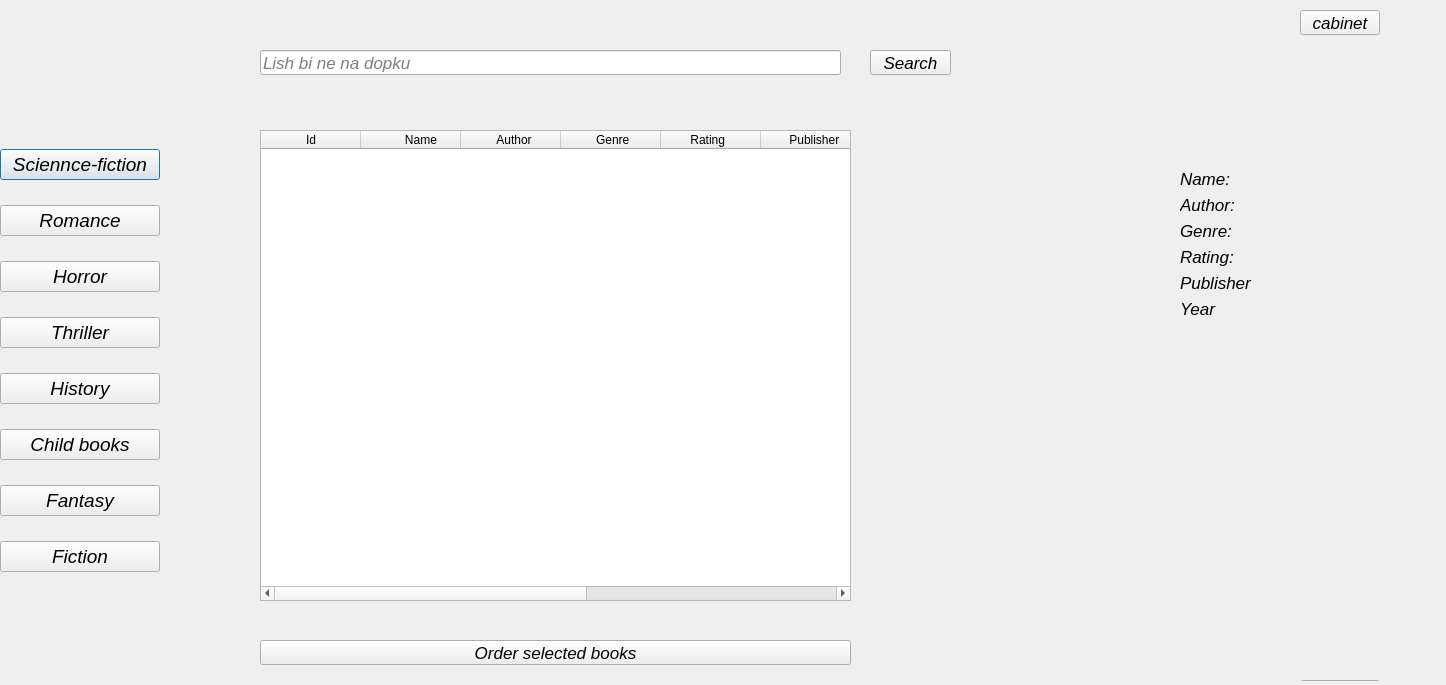
<?xml version="1.0" encoding="UTF-8"?>
<ui version="4.0">
 <class>readerwindow</class>
 <widget class="QDialog" name="readerwindow">
  <property name="geometry">
   <rect>
    <x>0</x>
    <y>0</y>
    <width>1446</width>
    <height>685</height>
   </rect>
  </property>
  <property name="font">
   <font>
    <pointsize>13</pointsize>
    <italic>true</italic>
   </font>
  </property>
  <property name="windowTitle">
   <string>readerWindow</string>
  </property>
  <widget class="QStackedWidget" name="stackedWidget">
   <property name="geometry">
    <rect>
     <x>0</x>
     <y>0</y>
     <width>1451</width>
     <height>681</height>
    </rect>
   </property>
   <property name="currentIndex">
    <number>0</number>
   </property>
   <widget class="QWidget" name="page">
    <widget class="QWidget" name="verticalLayoutWidget">
     <property name="geometry">
      <rect>
       <x>0</x>
       <y>130</y>
       <width>160</width>
       <height>461</height>
      </rect>
     </property>
     <property name="palette">
      <palette>
       <active>
        <colorrole role="WindowText">
         <brush brushstyle="SolidPattern">
          <color alpha="255">
           <red>0</red>
           <green>0</green>
           <blue>0</blue>
          </color>
         </brush>
        </colorrole>
        <colorrole role="Dark">
         <brush brushstyle="SolidPattern">
          <color alpha="255">
           <red>114</red>
           <green>159</green>
           <blue>207</blue>
          </color>
         </brush>
        </colorrole>
        <colorrole role="Text">
         <brush brushstyle="SolidPattern">
          <color alpha="255">
           <red>173</red>
           <green>127</green>
           <blue>168</blue>
          </color>
         </brush>
        </colorrole>
        <colorrole role="ButtonText">
         <brush brushstyle="SolidPattern">
          <color alpha="255">
           <red>0</red>
           <green>0</green>
           <blue>0</blue>
          </color>
         </brush>
        </colorrole>
       </active>
       <inactive>
        <colorrole role="WindowText">
         <brush brushstyle="SolidPattern">
          <color alpha="255">
           <red>0</red>
           <green>0</green>
           <blue>0</blue>
          </color>
         </brush>
        </colorrole>
        <colorrole role="Dark">
         <brush brushstyle="SolidPattern">
          <color alpha="255">
           <red>114</red>
           <green>159</green>
           <blue>207</blue>
          </color>
         </brush>
        </colorrole>
        <colorrole role="Text">
         <brush brushstyle="SolidPattern">
          <color alpha="255">
           <red>173</red>
           <green>127</green>
           <blue>168</blue>
          </color>
         </brush>
        </colorrole>
        <colorrole role="ButtonText">
         <brush brushstyle="SolidPattern">
          <color alpha="255">
           <red>0</red>
           <green>0</green>
           <blue>0</blue>
          </color>
         </brush>
        </colorrole>
       </inactive>
       <disabled>
        <colorrole role="WindowText">
         <brush brushstyle="SolidPattern">
          <color alpha="255">
           <red>114</red>
           <green>159</green>
           <blue>207</blue>
          </color>
         </brush>
        </colorrole>
        <colorrole role="Dark">
         <brush brushstyle="SolidPattern">
          <color alpha="255">
           <red>114</red>
           <green>159</green>
           <blue>207</blue>
          </color>
         </brush>
        </colorrole>
        <colorrole role="Text">
         <brush brushstyle="SolidPattern">
          <color alpha="255">
           <red>114</red>
           <green>159</green>
           <blue>207</blue>
          </color>
         </brush>
        </colorrole>
        <colorrole role="ButtonText">
         <brush brushstyle="SolidPattern">
          <color alpha="255">
           <red>114</red>
           <green>159</green>
           <blue>207</blue>
          </color>
         </brush>
        </colorrole>
       </disabled>
      </palette>
     </property>
     <property name="font">
      <font>
       <pointsize>14</pointsize>
      </font>
     </property>
     <layout class="QVBoxLayout" name="verticalLayout_4">
      <item>
       <widget class="QPushButton" name="scifi_2">
        <property name="text">
         <string>Sciennce-fiction</string>
        </property>
       </widget>
      </item>
      <item>
       <widget class="QPushButton" name="Romance_2">
        <property name="text">
         <string>Romance</string>
        </property>
       </widget>
      </item>
      <item>
       <widget class="QPushButton" name="Horror_2">
        <property name="text">
         <string>Horror</string>
        </property>
       </widget>
      </item>
      <item>
       <widget class="QPushButton" name="Thriller_2">
        <property name="text">
         <string>Thriller</string>
        </property>
       </widget>
      </item>
      <item>
       <widget class="QPushButton" name="History_2">
        <property name="text">
         <string>History</string>
        </property>
       </widget>
      </item>
      <item>
       <widget class="QPushButton" name="clildb_2">
        <property name="text">
         <string>Child books</string>
        </property>
       </widget>
      </item>
      <item>
       <widget class="QPushButton" name="Fantasy_2">
        <property name="text">
         <string>Fantasy</string>
        </property>
       </widget>
      </item>
      <item>
       <widget class="QPushButton" name="Fiction_2">
        <property name="text">
         <string>Fiction</string>
        </property>
       </widget>
      </item>
     </layout>
    </widget>
    <widget class="QTableWidget" name="book">
     <property name="geometry">
      <rect>
       <x>260</x>
       <y>130</y>
       <width>591</width>
       <height>471</height>
      </rect>
     </property>
     <property name="styleSheet">
      <string notr="true">font: 75 italic 9pt &quot;Noto Sans&quot;;
selection-color: rgb(85, 87, 83);</string>
     </property>
     <column>
      <property name="text">
       <string>Id</string>
      </property>
     </column>
     <column>
      <property name="text">
       <string>      Name</string>
      </property>
     </column>
     <column>
      <property name="text">
       <string>      Author    </string>
      </property>
     </column>
     <column>
      <property name="text">
       <string>      Genre     </string>
      </property>
     </column>
     <column>
      <property name="text">
       <string>      Rating        </string>
      </property>
     </column>
     <column>
      <property name="text">
       <string>      Publisher    </string>
      </property>
     </column>
     <column>
      <property name="text">
       <string>      Year    </string>
      </property>
     </column>
     <column>
      <property name="text">
       <string>      Pic</string>
      </property>
     </column>
     <column>
      <property name="text">
       <string>      Status</string>
      </property>
     </column>
    </widget>
    <widget class="QPushButton" name="cabinet">
     <property name="geometry">
      <rect>
       <x>1300</x>
       <y>10</y>
       <width>80</width>
       <height>25</height>
      </rect>
     </property>
     <property name="text">
      <string>cabinet</string>
     </property>
    </widget>
    <widget class="QPushButton" name="serachBtn">
     <property name="geometry">
      <rect>
       <x>870</x>
       <y>50</y>
       <width>81</width>
       <height>25</height>
      </rect>
     </property>
     <property name="text">
      <string>Search</string>
     </property>
    </widget>
    <widget class="QLabel" name="piclbl">
     <property name="geometry">
      <rect>
       <x>870</x>
       <y>160</y>
       <width>231</width>
       <height>341</height>
      </rect>
     </property>
     <property name="text">
      <string/>
     </property>
    </widget>
    <widget class="QPushButton" name="comments">
     <property name="geometry">
      <rect>
       <x>1300</x>
       <y>680</y>
       <width>80</width>
       <height>25</height>
      </rect>
     </property>
     <property name="text">
      <string>comments</string>
     </property>
    </widget>
    <widget class="QLineEdit" name="searchLE">
     <property name="geometry">
      <rect>
       <x>260</x>
       <y>50</y>
       <width>581</width>
       <height>25</height>
      </rect>
     </property>
     <property name="layoutDirection">
      <enum>Qt::LeftToRight</enum>
     </property>
     <property name="placeholderText">
      <string>Lish bi ne na dopku</string>
     </property>
    </widget>
    <widget class="QPushButton" name="orderbtn">
     <property name="geometry">
      <rect>
       <x>260</x>
       <y>640</y>
       <width>591</width>
       <height>25</height>
      </rect>
     </property>
     <property name="text">
      <string>Order selected books</string>
     </property>
    </widget>
    <widget class="QWidget" name="formLayoutWidget_3">
     <property name="geometry">
      <rect>
       <x>1180</x>
       <y>169</y>
       <width>231</width>
       <height>341</height>
      </rect>
     </property>
     <layout class="QFormLayout" name="formLayout_3">
      <item row="0" column="0">
       <widget class="QLabel" name="label_6">
        <property name="text">
         <string>Name:</string>
        </property>
       </widget>
      </item>
      <item row="0" column="1">
       <widget class="QLabel" name="namel">
        <property name="text">
         <string/>
        </property>
       </widget>
      </item>
      <item row="1" column="0">
       <widget class="QLabel" name="label_10">
        <property name="text">
         <string>Author:</string>
        </property>
       </widget>
      </item>
      <item row="1" column="1">
       <widget class="QLabel" name="autl">
        <property name="text">
         <string/>
        </property>
       </widget>
      </item>
      <item row="2" column="0">
       <widget class="QLabel" name="label_12">
        <property name="text">
         <string>Genre:</string>
        </property>
       </widget>
      </item>
      <item row="2" column="1">
       <widget class="QLabel" name="genrel">
        <property name="text">
         <string/>
        </property>
       </widget>
      </item>
      <item row="3" column="0">
       <widget class="QLabel" name="label_14">
        <property name="text">
         <string>Rating:</string>
        </property>
       </widget>
      </item>
      <item row="3" column="1">
       <widget class="QLabel" name="ratl">
        <property name="text">
         <string/>
        </property>
       </widget>
      </item>
      <item row="4" column="0">
       <widget class="QLabel" name="label_16">
        <property name="text">
         <string>Publisher</string>
        </property>
       </widget>
      </item>
      <item row="4" column="1">
       <widget class="QLabel" name="publ">
        <property name="text">
         <string/>
        </property>
       </widget>
      </item>
      <item row="5" column="0">
       <widget class="QLabel" name="label_18">
        <property name="text">
         <string>Year</string>
        </property>
       </widget>
      </item>
      <item row="5" column="1">
       <widget class="QLabel" name="yearl">
        <property name="text">
         <string/>
        </property>
       </widget>
      </item>
     </layout>
    </widget>
    <widget class="QLabel" name="loginl">
     <property name="geometry">
      <rect>
       <x>10</x>
       <y>10</y>
       <width>91</width>
       <height>17</height>
      </rect>
     </property>
     <property name="text">
      <string/>
     </property>
    </widget>
   </widget>
   <widget class="QWidget" name="page_2">
    <widget class="QLabel" name="label_5">
     <property name="geometry">
      <rect>
       <x>20</x>
       <y>60</y>
       <width>271</width>
       <height>21</height>
      </rect>
     </property>
     <property name="font">
      <font>
       <pointsize>11</pointsize>
       <italic>true</italic>
      </font>
     </property>
     <property name="text">
      <string>Here you can change your personal data</string>
     </property>
    </widget>
    <widget class="QWidget" name="formLayoutWidget">
     <property name="geometry">
      <rect>
       <x>20</x>
       <y>100</y>
       <width>1201</width>
       <height>81</height>
      </rect>
     </property>
     <layout class="QFormLayout" name="formLayout">
      <item row="0" column="0">
       <widget class="QLabel" name="label_2">
        <property name="text">
         <string>Name:</string>
        </property>
       </widget>
      </item>
      <item row="0" column="1">
       <widget class="QLineEdit" name="NameLE"/>
      </item>
      <item row="1" column="0">
       <widget class="QLabel" name="label_3">
        <property name="text">
         <string>Surname:</string>
        </property>
       </widget>
      </item>
      <item row="1" column="1">
       <widget class="QLineEdit" name="surn"/>
      </item>
     </layout>
    </widget>
    <widget class="QPushButton" name="cinform">
     <property name="geometry">
      <rect>
       <x>1250</x>
       <y>130</y>
       <width>80</width>
       <height>31</height>
      </rect>
     </property>
     <property name="text">
      <string>Confirm</string>
     </property>
    </widget>
    <widget class="QTableWidget" name="erdered">
     <property name="geometry">
      <rect>
       <x>20</x>
       <y>250</y>
       <width>561</width>
       <height>361</height>
      </rect>
     </property>
     <property name="styleSheet">
      <string notr="true">font: 75 italic 9pt &quot;Noto Sans&quot;;
selection-color: rgb(85, 87, 83);</string>
     </property>
     <column>
      <property name="text">
       <string>Id</string>
      </property>
     </column>
     <column>
      <property name="text">
       <string>start</string>
      </property>
     </column>
     <column>
      <property name="text">
       <string>end</string>
      </property>
     </column>
     <column>
      <property name="text">
       <string>status</string>
      </property>
     </column>
     <column>
      <property name="text">
       <string>bookId</string>
      </property>
     </column>
     <column>
      <property name="text">
       <string>userId</string>
      </property>
     </column>
    </widget>
    <widget class="QPushButton" name="pushButton">
     <property name="geometry">
      <rect>
       <x>10</x>
       <y>20</y>
       <width>80</width>
       <height>25</height>
      </rect>
     </property>
     <property name="text">
      <string>Go back</string>
     </property>
    </widget>
    <widget class="QWidget" name="formLayoutWidget_2">
     <property name="geometry">
      <rect>
       <x>610</x>
       <y>250</y>
       <width>331</width>
       <height>112</height>
      </rect>
     </property>
     <layout class="QFormLayout" name="formLayout_2">
      <item row="0" column="0">
       <widget class="QLabel" name="lbl">
        <property name="font">
         <font>
          <pointsize>13</pointsize>
          <italic>true</italic>
         </font>
        </property>
        <property name="text">
         <string>Name</string>
        </property>
       </widget>
      </item>
      <item row="0" column="1">
       <widget class="QLabel" name="nameL">
        <property name="text">
         <string/>
        </property>
       </widget>
      </item>
      <item row="1" column="0">
       <widget class="QLabel" name="label_7">
        <property name="text">
         <string>Author:</string>
        </property>
       </widget>
      </item>
      <item row="1" column="1">
       <widget class="QLabel" name="autL">
        <property name="text">
         <string/>
        </property>
       </widget>
      </item>
      <item row="2" column="0">
       <widget class="QLabel" name="label_8">
        <property name="text">
         <string/>
        </property>
       </widget>
      </item>
      <item row="3" column="1">
       <widget class="QLabel" name="status">
        <property name="text">
         <string/>
        </property>
       </widget>
      </item>
     </layout>
    </widget>
    <widget class="QLabel" name="pic1">
     <property name="geometry">
      <rect>
       <x>620</x>
       <y>350</y>
       <width>321</width>
       <height>251</height>
      </rect>
     </property>
     <property name="text">
      <string/>
     </property>
    </widget>
   </widget>
  </widget>
 </widget>
 <resources/>
 <connections/>
</ui>
